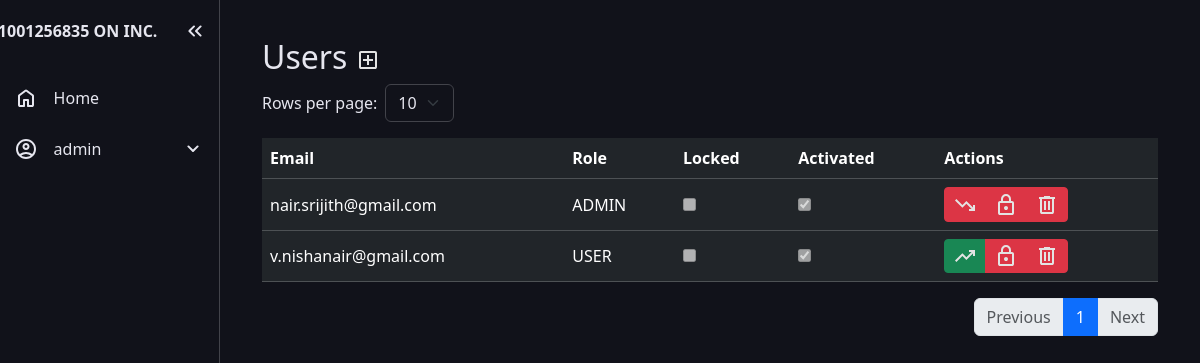
/users/list (signed in), run on an earlier commit of the app's database.
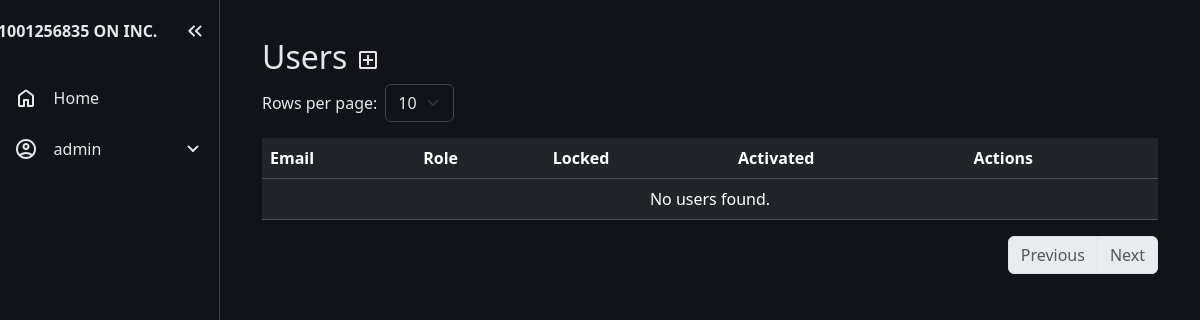
And on a later commit of the database.
### app/models.py (models this page shows, shortened)
class User(db.Model, UserMixin):
    __tablename__ = 'users'
    id = db.Column(db.Integer, primary_key=True)
    email = db.Column(db.String(150), unique=True, index=True, nullable=False)
    password_hash = db.Column(db.String(200), nullable=False)
    user_type = db.Column(db.String(51), default=None, nullable=False)
    locked = db.Column(db.Boolean, default=False, nullable=False)
    locked_until = db.Column(db.DateTime, default=None)
    failed_attempt = db.Column(db.Integer, default=0, nullable=False)
    activation_key = db.Column(db.String(15), nullable=True, default=None)

### app/users/views.py (the view)
@users_bp.route('/list', methods=['GET','POST'])
@login_required
def list_users():
    if current_user.is_authenticated and not current_user.user_type == "user":
        page = request.args.get('page', 1, type=int)
        per_page = request.args.get('per_page', 10, type=int)
        users_pagination = User.query.filter(~((User.user_type == 'super') | (User.email == current_user.email))).paginate(page=page, per_page=per_page, error_out=False)
        return render_template(
            'list_user.html',
            users=users_pagination.items,
            pagination=users_pagination,
            per_page=per_page,
            org_name=org_name
        )
    else:
        abort(403)

### app/models.py (called while the page is built)
@login_manager.user_loader
def load_user(user_id):
    return User.query.get(int(user_id))

### app/users/templates/list_user.html (shortened to what the changed rows need)
{% extends "base.html" %}
{% block content %}
<div class="container-fluid py-2">
    <h2>Users
        <a href="{{ url_for('users.add_user') }}" title="Add New User">
        </a>
    </h2>
    <table class="table table-dark table-hover">
        <tbody>
            <tr>
                <th>Email</th>
                <th>Role</th>
                <th>Locked</th>
                <th>Activated</th>
                <th>Actions</th>
            </tr>
            {% if not users %}
                <tr><td colspan="5" class="text-center">No users found.</td></tr>
            {% else %}
                {% for user in users %}
                    <tr>
                        <td>{{user.email}}</td>
                        <td>{{user.user_type | upper}}</td>
                        <td><input type="checkbox" disabled {% if user.locked_until %}checked{% endif %}></td>
                        <td><input type="checkbox" disabled {% if not user.activation_key %}checked{% endif %}> {{ user.activation_key }}</td>
                        <td>
                            <div class="btn-group" role="group" aria-label="Action buttons">
                                {% if user.user_type == "user" %}
                                    <button class="btn btn-success btn-sm" title="Promote to Admin" onclick="submitRoleForm('{{ url_for('users.promote_user', id=user.id) }}')">
                                        <svg xmlns="http://www.w3.org/2000/svg" height="24px" viewBox="0 -960 960 960" width="24px" fill="#e3e3e3"><path d="m136-240-56-56 296-298 160 160 208-206H640v-80h240v240h-80v-104L536-320 376-480 136-240Z"/></svg>
                                    </button>
                                {% elif user.user_type == "admin" %}
                                    <button class="btn btn-danger btn-sm" title="Demote to User" onclick="submitRoleForm('{{ url_for('users.demote_user', id=user.id) }}')">
                                        <svg xmlns="http://www.w3.org/2000/svg" height="24px" viewBox="0 -960 960 960" width="24px" fill="#e3e3e3"><path d="M640-240v-80h104L536-526 376-366 80-664l56-56 240 240 160-160 264 264v-104h80v240H640Z"/></svg>
                                    </button>
                                {% endif %}
                                {% if user.locked_until %}
                                    <button class="btn btn-primary btn-sm" data-bs-toggle="modal" data-bs-target="#unlockModal" data-user-id="{{ user.id }}" data-user-email="{{ user.email }}" title="Unlock User">
                                        <svg xmlns="http://www.w3.org/2000/svg" height="24px" viewBox="0 -960 960 960" width="24px" fill="#e3e3e3"><path d="M240-160h480v-400H240v400Zm240-120q33 0 56.5-23.5T560-360q0-33-23.5-56.5T480-440q-33 0-56.5 23.5T400-360q0 33 23.5 56.5T480-280ZM240-160v-400 400Zm0 80q-33 0-56.5-23.5T160-160v-400q0-33 23.5-56.5T240-640h280v-80q0-83 58.5-141.5T720-920q83 0 141.5 58.5T920-720h-80q0-50-35-85t-85-35q-50 0-85 35t-35 85v80h120q33 0 56.5 23.5T800-560v400q0 33-23.5 56.5T720-80H240Z"/></svg>
                                    </button>
                                {% else %}
                                    <button class="btn btn-danger btn-sm" data-bs-toggle="modal" data-bs-target="#lockModal" data-user-id="{{ user.id }}" data-user-email="{{ user.email }}" title="Lock User">
                                    </button>
                                {% endif %}
                                <button class="btn btn-danger btn-sm" data-bs-toggle="modal" data-bs-target="#deleteModal" data-user-id="{{ user.id }}" data-user-email="{{ user.email }}" title="Delete User">
                                    <svg xmlns="http://www.w3.org/2000/svg" height="24px" viewBox="0 -960 960 960" width="24px" fill="#e3e3e3"><path d="M280-120q-33 0-56.5-23.5T200-200v-520h-40v-80h200v-40h240v40h200v80h-40v520q0 33-23.5 56.5T680-120H280Zm400-600H280v520h400v-520ZM360-280h80v-360h-80v360Zm160 0h80v-360h-80v360ZM280-720v520-520Z"/></svg>
                                </button>
                            </div>
                        </td>
                    </tr>
                {% endfor %}
            {% endif %}
        </tbody>
    </table>
    <nav>
        <ul class="pagination justify-content-end">
            {% set prev_args = request.args.to_dict() %}
            {% set _ = prev_args.update({'page': pagination.prev_num, 'per_page': per_page}) %}
            {% for p in pagination.iter_pages(left_edge=1, right_edge=1, left_current=2, right_current=2) %}
                {% if p %}
                    {% set page_args = request.args.to_dict() %}
                    {% set _ = page_args.update({'page': p, 'per_page': per_page}) %}
                    {% if p == pagination.page %}
                        <li class="page-item active"><span class="page-link">{{ p }}</span></li>
                    {% else %}
                        <li class="page-item"><a class="page-link" href="{{ url_for('users.list_users', **page_args) }}">{{ p }}</a></li>
                    {% endif %}
                {% else %}
                    <li class="page-item disabled"><span class="page-link">…</span></li>
                {% endif %}
            {% endfor %}
            {% set next_args = request.args.to_dict() %}
            {% set _ = next_args.update({'page': pagination.next_num, 'per_page': per_page}) %}
        </ul>
    </nav>
</div>
{% endblock %}

What changed in the data, as far as the page shows it:
removed User: email "nair.srijith@gmail.com", user_type "ADMIN", activation_key "☑"
removed User: email "v.nishanair@gmail.com", user_type "USER", activation_key "☑"
Also different on the page:
text now shown: "No users found."
list line gone: "1"
